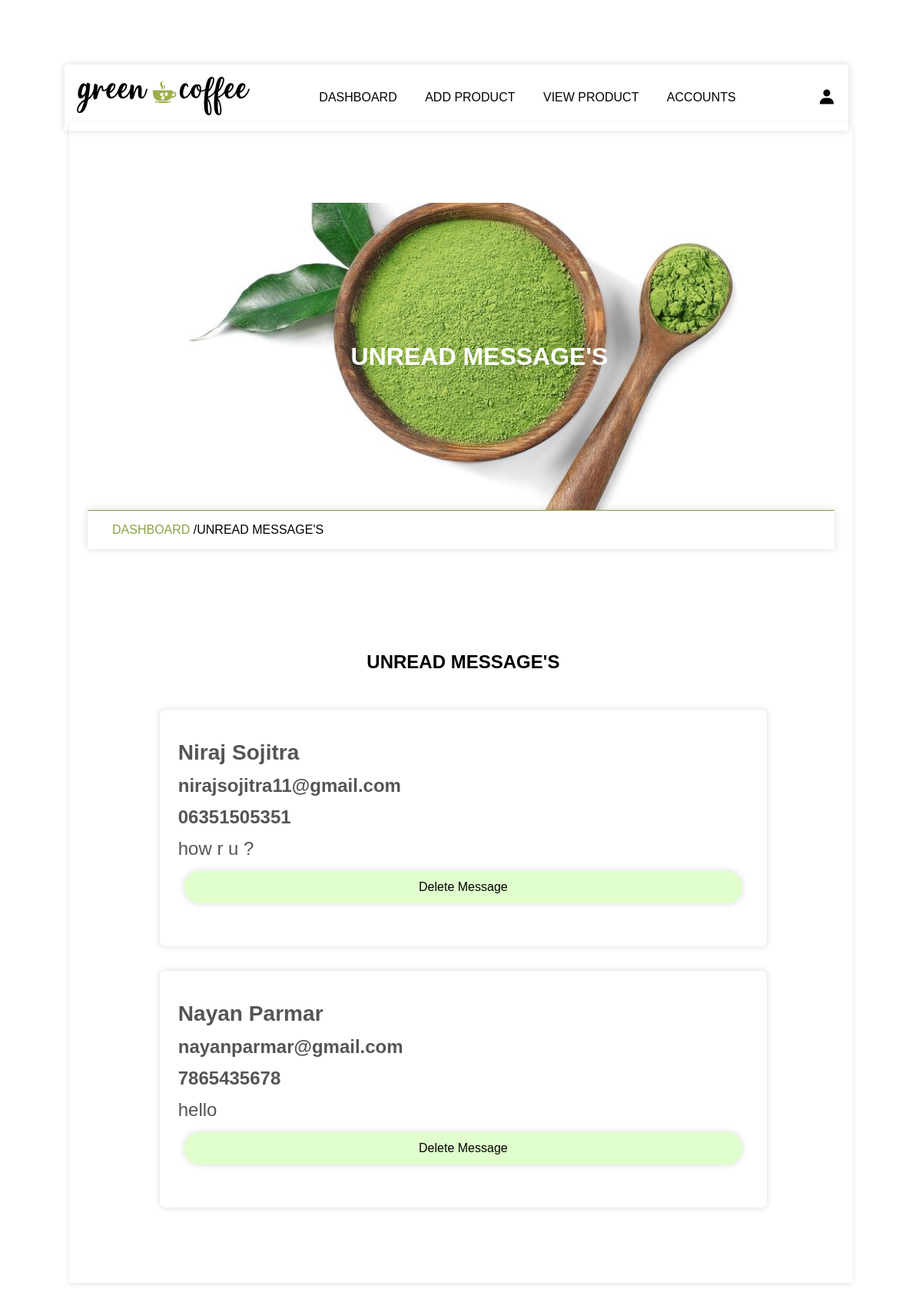
The page /admin/admin_message.php (signed in) on the database its author committed.
### tables this page shows
CREATE TABLE `message` (
  `message_id` varchar(20) NOT NULL,
  `user_id` varchar(20) NOT NULL,
  `name` varchar(50) NOT NULL,
  `email` varchar(100) NOT NULL,
  `number` varchar(11) NOT NULL,
  `message` varchar(500) NOT NULL
);

### admin/admin_message.php (the view, shortened to what this page needs)
<?php
    include '../components/connect.php';
 ?>
<!DOCTYPE html>
<html>
<head>
    <link href='https://unpkg.com/boxicons@2.1.2/css/boxicons.min.css' rel='stylesheet'>
    <link rel="stylesheet" type="text/css" href="admin_style.css?v=<?php echo time(); ?>">
</head>
<body>
    <?php include '../components/admin_header.php';  ?>
<div class = "main">
    <div class="banner">
        <h1>unread message's</h1>
     </div>
<div class="title2">
    <a href="dashboard.php">dashboard</a><span>  /unread message's</span>
</div>
    <section class ="accounts">
        <h1 class="heading">unread message's</h1>
        <div class="box-container">
        <?php
        $select_message= $conn->prepare("SELECT * FROM `message` ");
        $select_message->execute();
        if($select_message->rowcount() > 0){
            while($fetch_message = $select_message->fetch(PDO::FETCH_ASSOC)){
                ?>
                <div class="box">
                    <h3 class="name"><?= $fetch_message['name']; ?></h3>
                    <h4><?= $fetch_message['email'];?></h4>
                    <h4><?= $fetch_message['number'];?></h4>
                    <p><?=$fetch_message['message'];?></p>
                    <form action="" method="post" class="flex-btn">
                        <button type="submit" name="delete" class="btn" onclick="return confirm('delete this message');">delete message</button>
                    </form>
            </div>
                <?php
            }
        }else{
        echo '
        <div class="empty">
             <p>no message send yet yet</p>
        </div>
        ';
        }
        ?>
</div>
 </section>
</div>
</body>
</html>

### admin/admin_style.css (style rules this page uses)
* { margin: 0; padding: 0; box-sizing: border-box; }
:root { --green: #87a243; --light-green: #e0ffcd; --box-shadow:0 0 10px rgb(0 0 0 / 15%); }
html { font-size:16px; font-family: sans-serif; --ms-overflow-style:scrollbar; --ms-text-size-adjust:100%; --webkit-text-size-adjust:100%; }
body { background-image: url('./img/body-bg.jpg'); width: 100% }
.main { width: 85vw; background: #fff; box-shadow: 0 2px 6px 0 rgb(0 0 0 / 10%); margin: 1rem auto; margin-top: 10rem; padding: 2%; }
a { text-decoration: none; }
.btn { line-height: 2; background-color: var(--light-green); padding: 5px 35px; display: inline-block; border-radius: 20px; color: #000; text-transform: capitalize; font-family: inherit; font-size:16px; cursor: pointer; user-select: none; position: relative; overflow: hidden; vertical-align: middle; transition: color.3s ease; z-index: 2; }
.btn::before { position: absolute; content: ''; left: 0; top: 0; background: var(--green); color: #fff; height: 100%; width: 0; z-index: -1; transition: width .3s ease; }
input, textarea, button, select { background: transparent; border-radius: 20px; padding: 1rem; border: none; outline: none; width: 100%; margin: 1rem 0; box-shadow: var(--box-shadow); font-size: 20px; }
.box-container { display: grid; grid-template-columns: repeat(auto-fit, minmax(30rem,1fr)); align-items: center; justify-content: center; }
.box-container .box { margin: 1rem; }
.heading { text-align: center; text-transform: uppercase; padding: 1rem; margin-bottom: 1rem; }
section, .post-editor { width: 75vw; min-height: 100vh; border-radius: 10px; padding: 4%; margin: 8% 4%; margin-bottom: 2%; }
.flex-btn { display: flex; justify-content: space-evenly; }
.flex-btn .btn { margin: .5rem; }
.banner { background-image: url(./img/banner.jpg); background-size: cover; background-position: center; background-color: var(--green); width: 100%; height: 50vh; text-align: center; display: flex; justify-content: center; align-items: center; margin-top: 5rem; }
.banner h1 { text-transform: uppercase; color: #fff; margin-left: 3rem; }
.title2 { border-top: 1px solid var(--green); padding: 1rem 2rem ; text-transform: uppercase; box-shadow: var(--box-shadow); }
.title2 a { color: var(--green); }
.accounts .box-container .box { font-size: 1.5rem; text-align: start; box-shadow: var(--box-shadow); border-radius: .5rem; text-align: start; padding:2rem 1.5rem; padding-bottom: 3rem; line-height: 1.7; color: #555; }

### rows shown on the page
message: name "Niraj Sojitra", email "nirajsojitra11@gmail.com", number "06351505351", message "how r u ?"
message: name "Nayan Parmar", email "nayanparmar@gmail.com", number "7865435678", message "hello"
